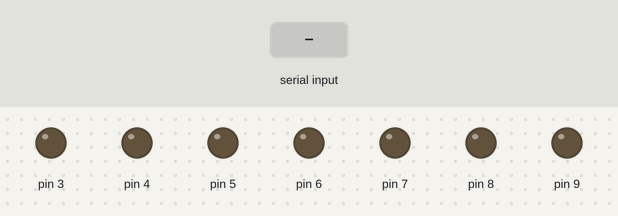
Simulated run of this sketch. Board: Arduino Uno, built with avr-gcc and run on an emulated ATmega328P. Parts: output pins drawn as LEDs (lit = HIGH). The inputs (shaded band) are chosen by the test bench. Pins used as bus, display or sensor lines are not drawn; what the sketch prints to the serial monitor is not drawn.

Above: at 1.2 s.
1.3 s: byte 41 (41) received over Serial
3.5 s: "Z" received over Serial
At 7.3 s:
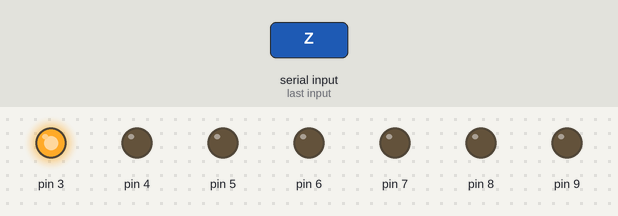
At 8.3 s:
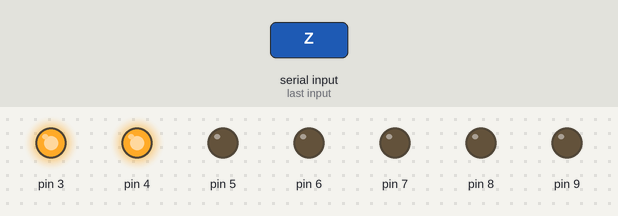
Timing chart, 0 to 20.0 s (numbered marks = the images above; inputs shaded):
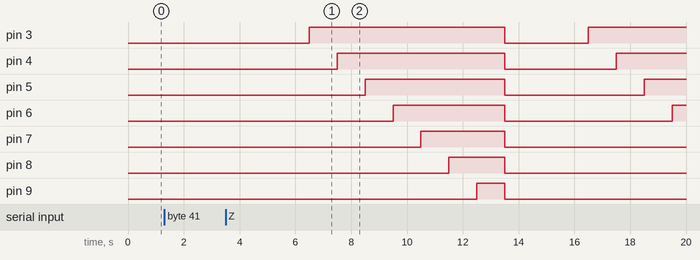

Measured:
- after the input at 1.3 s, every drawn part: stays the same
- after the input at 3.5 s, pin 3: LOW → HIGH after 3.0 s, → LOW 7.0 s later, → HIGH 3.0 s later; pin 4: LOW → HIGH after 4.0 s, → LOW 6.0 s later, → HIGH 4.0 s later; pin 5: LOW → HIGH after 5.0 s, → LOW 5.0 s later, → HIGH 5.0 s later; pin 6: LOW → HIGH after 6.0 s, → LOW 4.0 s later, → HIGH 6.0 s later; pin 7: LOW → HIGH after 7.0 s, → LOW 3.0 s later

The sketch:

arduino.ino
```cpp
byte power_pin = 2;
int power_state = LOW;

int received;
bool is_powered = false;
bool is_connected = false;
bool is_power_blocked = false;

unsigned long beam_millis = millis(); // timestamp for last beam sent
unsigned long input_millis;           // ts for last input received
unsigned long power_on_millis;        // ts for how long the board is on
unsigned long power_off_millis;       // ts for last power toggle

void setup()
{
  Serial.begin(9600);
  pinMode(2, OUTPUT);
  pinMode(3, OUTPUT);
  pinMode(4, OUTPUT);
  pinMode(5, OUTPUT);
  pinMode(6, OUTPUT);
  pinMode(7, OUTPUT);
  pinMode(8, OUTPUT);
  pinMode(9, OUTPUT);
  for (int i=3; i<10; i++)
    digitalWrite(i, LOW);
  digitalWrite(power_pin, LOW);
}

void loop()
{
  while(!Serial.available()) {
    if (is_powered) {
      delay(3000);
      digitalWrite(3, HIGH);
      delay(1000);
      digitalWrite(4, HIGH);
      delay(1000);
      digitalWrite(5, HIGH);
      delay(1000);
      digitalWrite(6, HIGH);
      delay(1000);
      digitalWrite(7, HIGH);
      delay(1000);
      digitalWrite(8, HIGH);
      delay(1000);
      digitalWrite(9, HIGH);
      delay(1000);
      for (int i=3; i<10; i++)
        digitalWrite(i, LOW);
    }

    // Send beacon every 1 second
    if ((millis() - beam_millis) > 1000) {
      beam_millis = millis();
      if (is_connected)
        Serial.write(50);
      else
        Serial.write(40);
    }

    // Unblock fpga power in 10 sec after last toggle
    if (is_power_blocked && (millis() - power_off_millis) > 10000)
      is_power_blocked = false;

    // Disconnect and turn off fpga if user is idle for 10 min
    if (is_connected && (millis() - input_millis) > 595000) {
      is_connected = false;
      if (power_state) {
        is_power_blocked = true;
        power_state = LOW;
        digitalWrite(power_pin, power_state);
        power_off_millis = millis();
      }
    }

    // Turn fpga off after 10 min of use
    if (power_state && (millis() - power_on_millis) > 600000) {
      is_power_blocked = true;
      power_state = LOW;
      digitalWrite(power_pin, power_state);
      power_off_millis = millis();
    }
  }
  input_millis = millis();
  received = Serial.read();

  // Confirm connection
  if (!is_connected) {
    if (received == 41) {
      Serial.write(42);
      is_connected = true;
    }
  }

  // Disconnect and power off fpga
  else if (received == 88) {
    is_connected = false;
    if (power_state) {
      is_power_blocked = true;
      power_off_millis = millis();
      power_state = LOW;
      digitalWrite(power_pin, power_state);
    }
  }

  // Toggle fpga power
  else if(received == 90) {
    if (is_power_blocked)
      Serial.write(92);
    else if (power_state) {
      is_power_blocked = true;
      power_off_millis = millis();
      power_state = LOW;
      digitalWrite(power_pin, power_state);
      Serial.write(91);
    } else {
      is_powered = true;
      is_power_blocked = true;
      power_off_millis = millis();
      power_state = HIGH;
      digitalWrite(power_pin, power_state);
      Serial.write(91);
    }
  }
}
```
